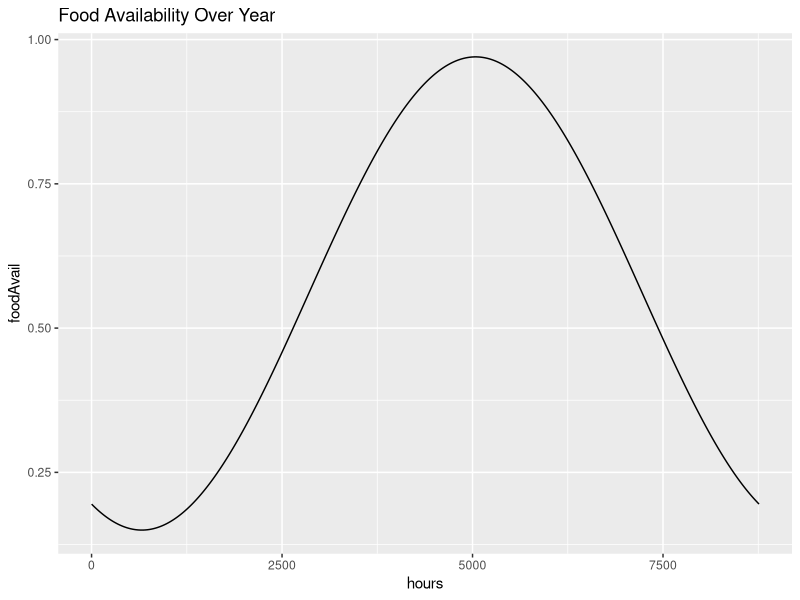
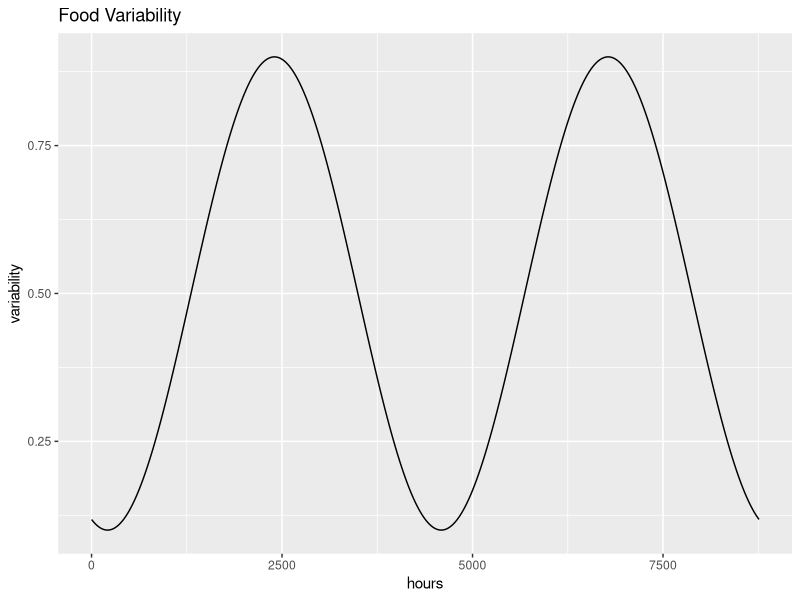
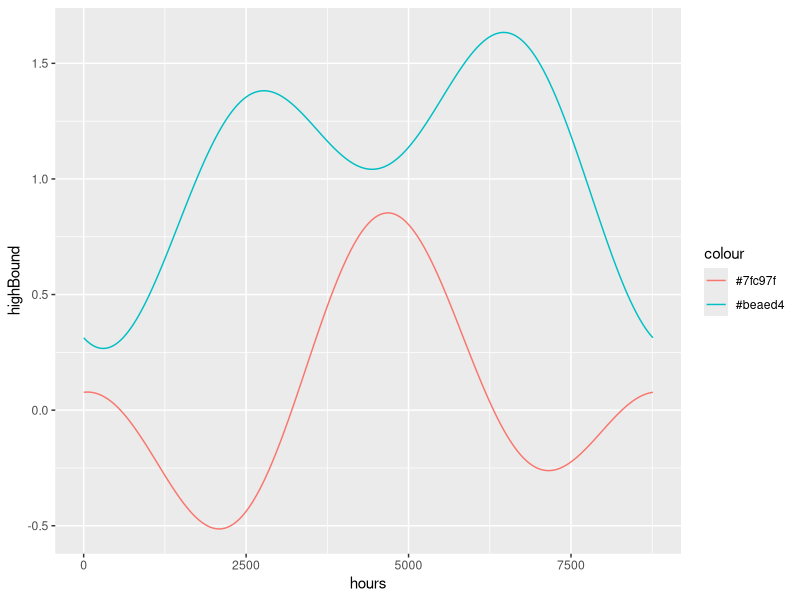

The R source for these figures, in order: (Note: this script raises an error after producing the figures.)
## ---- chunk 1
library(ggplot2)
# Code for a simple food availability model based upon the assumptions of higher pelagic food quality
# in the summer. 
## ---- chunk 2
#First we set up some user defined variables. 
min     = 0.15 #minimum food availability value
max     = 0.97 #max 
highDay = 210*24 #Number of days into the year that the max food availability is (226 is aug 15)
august  = 5856 #hours into the year
## ---- chunk 3
#Now we generate the others
scaler    = (max - min)/2 #range divided by two
heightAdj = (max + min)/2 #average value
hours      = 1:(365*24) #Set up a hour vector to loop over
foodAvail = NULL  

#Quick loop to generate the data. 
for (hour in hours){
  foodAvail = c(foodAvail, scaler * cos( (1/(365*24))*2*pi * (hour - highDay)) + heightAdj)
}

qplot(hours,foodAvail, geom = "line", main = "Food Availability Over Year")
## ---- chunk 4
min     = 0.1 #minimum food availability value
max     = 0.9 #max 
highDay = 100*24
scaler    = (max - min)/2 #range divided by two
heightAdj = (max + min)/2 #average value
variability = NULL

#Quick loop to generate the data. 
for (hour in hours){
  variability = c(variability, scaler * cos( (1/(365*24))*4*pi * (hour - highDay)) + heightAdj)
}

qplot(hours,variability, geom = "line", main = "Food Variability")

avail_var_df = as.data.frame(cbind(foodAvail, variability))
## ---- chunk 5
highBound = NULL
lowBound  = NULL

for (hour in hours){
  highBound = c(highBound, (foodAvail[hour] + variability[hour]))  
  lowBound = c(lowBound, (foodAvail[hour] - variability[hour]))
}

distributionDf = as.data.frame(cbind(hours, highBound, lowBound))

library(ggplot2)

ggplot(distributionDf, aes(hours)) + 
  geom_line(aes(y = highBound, colour = "#beaed4")) + 
  geom_line(aes(y = lowBound, colour = "#7fc97f")) 

## ---- chunk 6
setwd("/Users/Nick/mysisModeling")
#write.csv(distributionDf, "data/FoodAvail_Hour.csv", row.names=FALSE) #The bounded model  
write.csv(avail_var_df, "data/FoodAvail_Hour.csv", row.names=FALSE) #The plain side curve. 

## ---- chunk 7
library(ggplot2)
migrationProb = function(condition){ #I am choosing to leave the random roll outside of script for continuity, could be changed
  m = 120 #value of curve midpoint
  k = 0.03 #steepness of curve
  x = condition 
  
  dist = 1/(1 + exp(-k* (x - m)))   
  return(1 - dist)
}


condition = seq(1,240, 0.1)
results = sapply(condition, migrationProb)
#qplot(condition, results, geom = "line", main = "Migration Probability By Mysis Condition", ylab = "Prob. of Migration")

